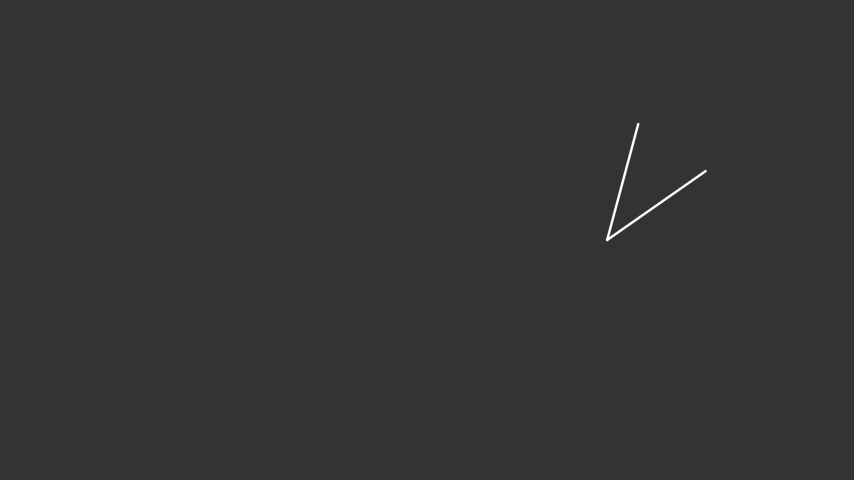
#> input picture Task1Dataset/image1.png, 854 x 480 px
$ python -i 'task1 copy.py'   (imports and definitions only)
#> lines starting #> are read from the running program, lines starting #| are printed output that depends on the picture; after the words box and inside, x2 and y2 are one past the last pixel; in counts of white or black regions, pixels touching at a corner belong together
#> further down, picture is the input picture: shape (480, 854); min 51, max 255, mean 51.3
from pathlib import Path
from dataclasses import dataclass
from typing import Iterator

import cv2 as cv
import numpy as np
import pandas as pd

# [24 lines left out: functions task1, get_angle, not called in this run]

Image = np.ndarray

# [8 lines left out: function read_image, not called in this run]

@dataclass
class Segment:
    x1: int
    y1: int
    x2: int
    y2: int


def get_lines(image: Image) -> list[Segment]:
    hough_lines1 = hough_lines(image)
    print(hough_lines1)

    render(hough_lines1, image)

    return hough_lines1

# [21 lines left out: function render, not called in this run]

@dataclass
class HoughLine:
    rho: float
    theta: float

def hough_lines(image: Image) -> list[HoughLine]:
    # get all white pixels in the image
    points = white_points(image)

    import math
    thetas = np.deg2rad(np.arange(-90.0, 90.0, 0.1))
    width, height = image.shape
#> width = 480; height = 854
    diag_len = int(round(math.sqrt(width * width + height * height)))
#> diag_len = 980
    rhos = np.linspace(-diag_len, diag_len, diag_len * 2)
#> rhos = 1960 values from -980 to 980

    # Cache some resuable values
    cos_t = np.cos(thetas)
    sin_t = np.sin(thetas)
    num_thetas = len(thetas)

    # Hough accumulator array of theta vs rho
    accumulator = np.zeros((2 * diag_len, num_thetas), dtype=np.uint8)
    # (row, col) indexes to edges
    are_edges = image > 60
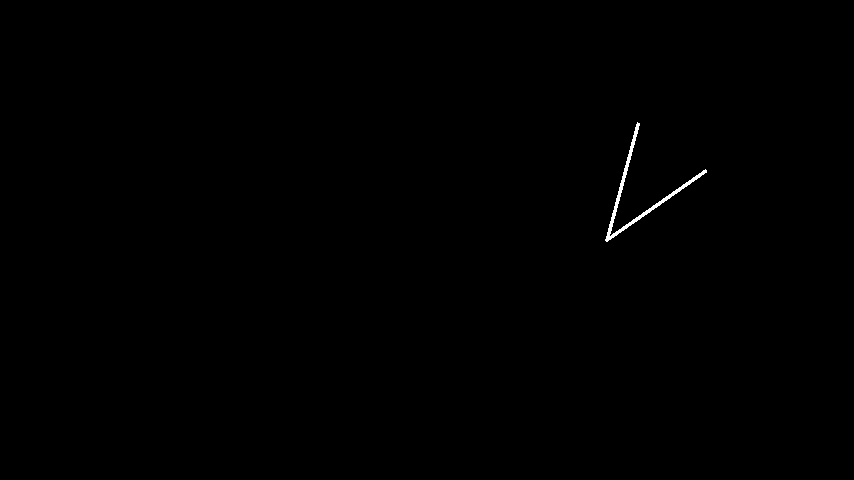
#> are_edges: shape (480, 854) bool; 0.21% white; 1 white region, box (x1, y1, x2, y2) and area: (605, 122, 707, 242) 848
    y_idxs, x_idxs = np.nonzero(are_edges)
#> y_idxs = 848 values from 122 to 241; x_idxs = 848 values, max 706 at index 180, min 605 at index 836, mean 639.6

    # Vote in the hough accumulator
    # for i in range(len(x_idxs)):
    for point in points:
        # x = x_idxs[i]
        # y = y_idxs[i]
        x = point.x
        y = point.y

        for t_idx in range(num_thetas):
            # Calculate rho. diag_len is added for a positive index
            rho = diag_len + int(round(x * cos_t[t_idx] + y * sin_t[t_idx]))
            accumulator[rho, t_idx] += 1
#> this loop made 237 passes
#> (x, y) on passes 1 to 3: (124, 638), (125, 637), (126, 637)

    # resize accumulator using opencv
    accumulator = cv.resize(accumulator, (1000, 1000))
#> accumulator: shape (1000, 1000)

    cv.imshow("image", accumulator)
    cv.waitKey(0)

    # [18 lines of commented-out code are left out]

    kmeans_result = kmeans(accumulator, 2)

    return lines


@dataclass
class Point:
    x: int
    y: int

def white_points(image: Image) -> Iterator[Point]:
    """Find all white pixels in the image."""
    xs, ys = np.where(image == 255)
    for x, y in zip(xs, ys):
        yield Point(x, y)


def kmeans(accumulator: np.ndarray, number_of_lines: int) -> list[Point]:
    # convert to float32
#> called with number_of_lines = 2
    accumulator = accumulator.astype(np.float32)
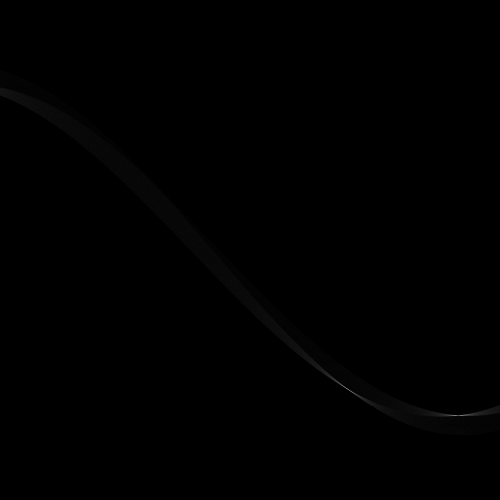
#> accumulator: shape (1000, 1000) float32 (shown at 1/2 size); min 0, max 64, mean 0.1; drawn with min black and max white
    criteria = (cv.TERM_CRITERIA_EPS + cv.TERM_CRITERIA_MAX_ITER, 10, 1.0)
    _, _, centers = cv.kmeans(accumulator, number_of_lines, accumulator, criteria, 10, cv.KMEANS_RANDOM_CENTERS)
    breakpoint()


# [2 lines not run here, left out]

>>> import cv2
>>> picture = cv2.imread('Task1Dataset/image1.png', cv2.IMREAD_GRAYSCALE)
>>> result = get_lines(picture)
#> in hough_lines, `kmeans_result = kmeans(accumulator, 2)`: kmeans_result = None
#> (the run stopped early here; a loop or call above may not have finished)

$ run again, on Task1Dataset/image2.png
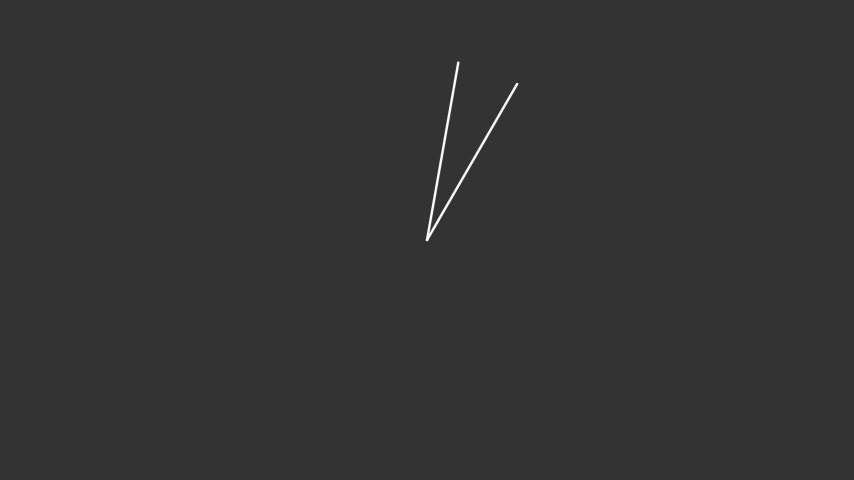
#> input picture Task1Dataset/image2.png, 854 x 480 px
#> picture is the input picture: shape (480, 854); min 51, max 255, mean 51.4
#> in hough_lines, `are_edges = image > 60`:
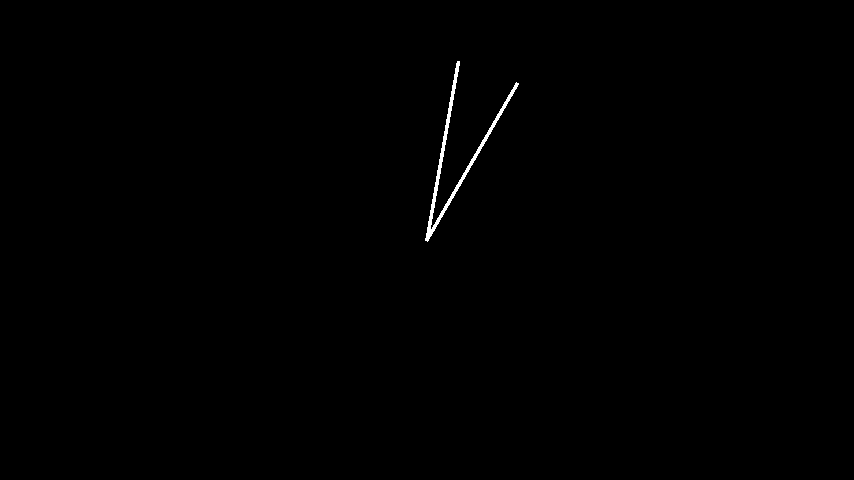
#> are_edges: shape (480, 854) bool; 0.31% white; 1 white region, box (x1, y1, x2, y2) and area: (425, 61, 519, 242) 1265
#> y_idxs = 1265 values from 61 to 241; x_idxs = 1265 values, max 518 at index 86, min 425 at index 1251, mean 457.3
#> the loop in hough_lines, `for point in points:` made 357 passes
#> (x, y) on passes 1 to 3: (62, 458), (63, 458), (64, 457)
#> kmeans_result = None
